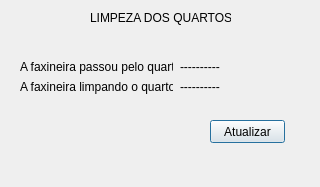
<?xml version="1.0" encoding="UTF-8"?>
<ui version="4.0">
 <class>Limpeza</class>
 <widget class="QDialog" name="Limpeza">
  <property name="geometry">
   <rect>
    <x>0</x>
    <y>0</y>
    <width>320</width>
    <height>187</height>
   </rect>
  </property>
  <property name="windowTitle">
   <string>Limpeza</string>
  </property>
  <widget class="QPushButton" name="pushButton">
   <property name="geometry">
    <rect>
     <x>210</x>
     <y>120</y>
     <width>75</width>
     <height>23</height>
    </rect>
   </property>
   <property name="text">
    <string>Atualizar</string>
   </property>
  </widget>
  <widget class="QLabel" name="label_3">
   <property name="geometry">
    <rect>
     <x>90</x>
     <y>10</y>
     <width>141</width>
     <height>16</height>
    </rect>
   </property>
   <property name="text">
    <string>LIMPEZA DOS QUARTOS</string>
   </property>
  </widget>
  <widget class="QWidget" name="layoutWidget">
   <property name="geometry">
    <rect>
     <x>20</x>
     <y>60</y>
     <width>153</width>
     <height>34</height>
    </rect>
   </property>
   <layout class="QVBoxLayout" name="verticalLayout">
    <item>
     <widget class="QLabel" name="label_4">
      <property name="text">
       <string>A faxineira passou pelo quarto:</string>
      </property>
     </widget>
    </item>
    <item>
     <widget class="QLabel" name="label">
      <property name="text">
       <string>A faxineira limpando o quarto:</string>
      </property>
     </widget>
    </item>
   </layout>
  </widget>
  <widget class="QWidget" name="layoutWidget">
   <property name="geometry">
    <rect>
     <x>180</x>
     <y>60</y>
     <width>54</width>
     <height>34</height>
    </rect>
   </property>
   <layout class="QVBoxLayout" name="verticalLayout_2">
    <item>
     <widget class="QLabel" name="label_5">
      <property name="text">
       <string>----------</string>
      </property>
     </widget>
    </item>
    <item>
     <widget class="QLabel" name="label_2">
      <property name="text">
       <string>----------</string>
      </property>
     </widget>
    </item>
   </layout>
  </widget>
 </widget>
 <resources/>
 <connections/>
</ui>
